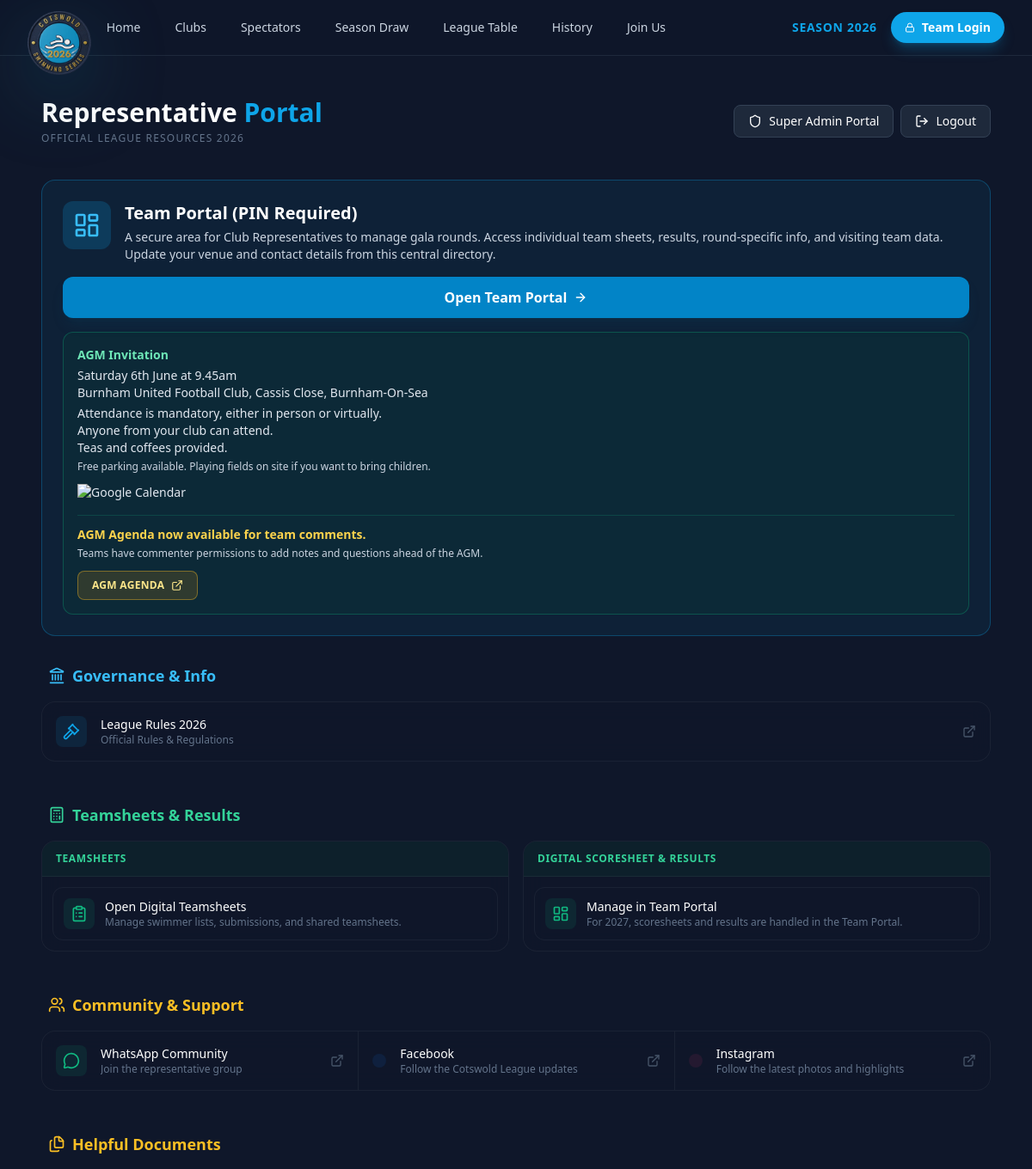
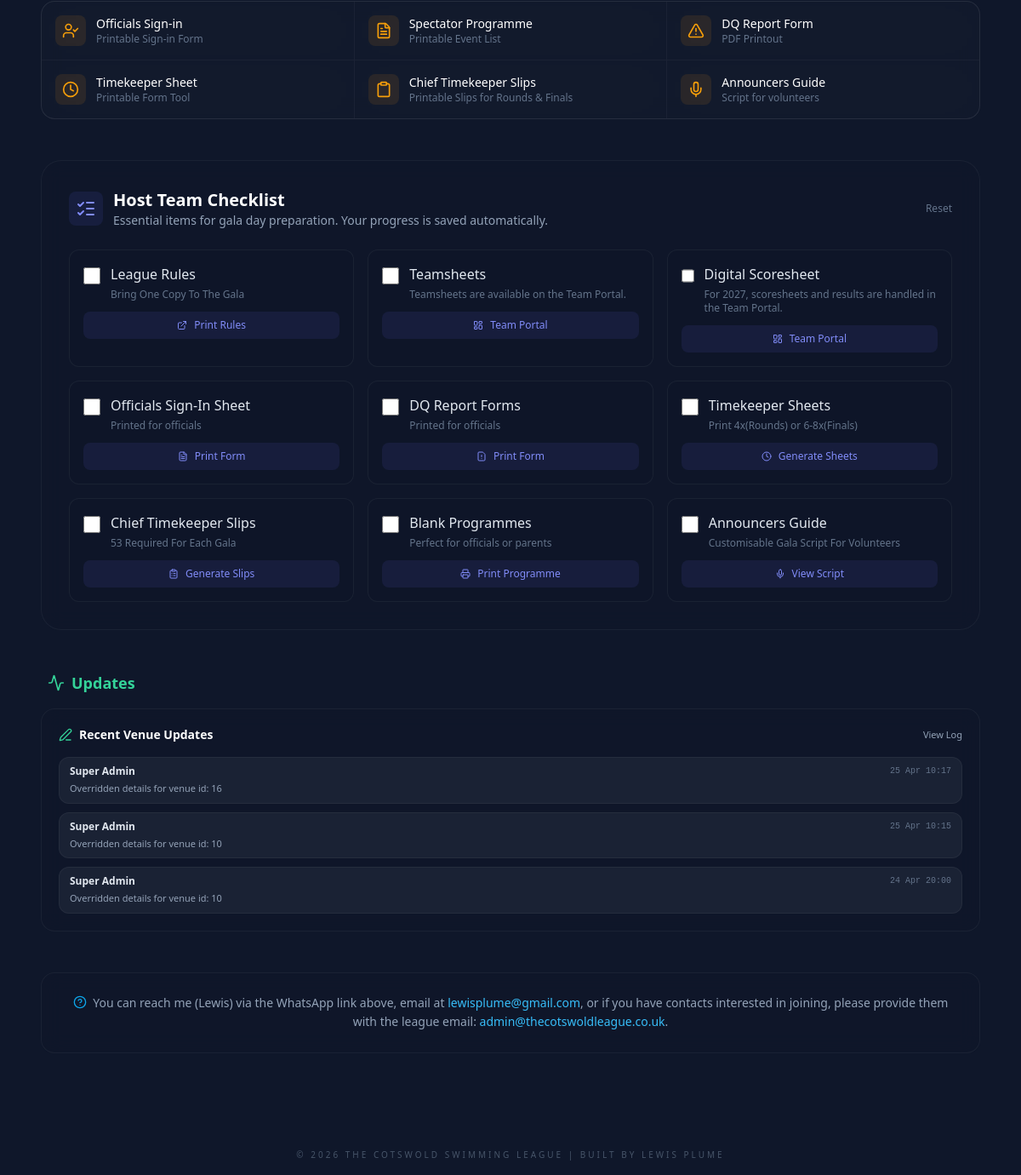
/admin.php (signed in), run on the app's committed database (2 pictures, top to bottom).
### tables this page shows
CREATE TABLE `audit_log` (
  `id` int(11) NOT NULL AUTO_INCREMENT,
  `club_name` varchar(100) NOT NULL,
  `action` varchar(255) NOT NULL,
  `change_details` text NOT NULL,
  `timestamp` datetime DEFAULT current_timestamp(),
  PRIMARY KEY (`id`)
);

### admin.php (the view, shortened to what the rows shown need)
<!DOCTYPE html>
<html lang="en">
<head>
    <script src="https://cdn.tailwindcss.com"></script>
</head>
<body class="text-white font-sans min-h-screen flex flex-col">
    <?php include 'nav.php'; ?>
    <div class="flex-grow flex flex-col items-center justify-center p-4">
        <?php if (!isset($_SESSION['logged_in'])): ?>
            <div id="loginScreen" class="max-w-md w-full text-center py-12">
                <div class="admin-card p-8 rounded-3xl shadow-2xl backdrop-blur-xl">
                    <h1 class="text-2xl font-bold mb-2 uppercase tracking-tight">Team Dashboard Access</h1>
                    <p class="text-slate-400 text-sm mb-6 leading-relaxed">Enter the league password to manage your club
                        profile, access digital teamsheets, and view official league documents. Need access? Please contact
                        your Club Representative or the League Administrator.</p>
                    <form method="POST" class="space-y-4">
                        <input type="password" name="password"
                            class="w-full bg-slate-900 border border-slate-700 rounded-xl py-3 px-4 text-white focus:outline-none focus:border-sky-500 transition-all placeholder-slate-600"
                            placeholder="Enter Password" required>
                        <button type="submit"
                            class="w-full swim-gradient text-white font-bold py-3 rounded-xl hover:opacity-90 transition-opacity shadow-lg">Login</button>
                        <?php if (isset($login_error)): ?>
                            <p class="text-red-400 text-xs font-medium">Incorrect password. Please try again.</p>
                            <?php
                        endif; ?>
                    </form>
                    <div class="mt-6 pt-6 border-t border-slate-700/50">
                        <a href="league_admin.php"
                            class="w-full bg-slate-800 hover:bg-slate-700 border border-slate-600 text-slate-300 text-sm font-bold py-2.5 rounded-xl transition-all flex items-center justify-center gap-2 group">
                            <i data-lucide="shield"
                                class="w-4 h-4 text-emerald-400 group-hover:scale-110 transition-transform"></i> Super Admin
                            Login
                        </a>
                    </div>
                </div>
            </div>
            <?php
        else: ?>
            <div id="protectedContent" class="w-full max-w-7xl my-8 px-4 sm:px-6 lg:px-8">
                <div class="flex flex-col md:flex-row justify-between items-center mb-10 gap-4 text-center md:text-left">
                    <div>
                        <h1 class="text-3xl font-bold">Representative <span class="text-sky-500">Portal</span></h1>
                    </div>
                </div>
                <div class="mb-8">
                    <div
                        class="p-6 bg-sky-900/20 border border-sky-500/30 rounded-2xl flex flex-col justify-between relative overflow-hidden group">
                        <div class="flex items-start gap-4 relative z-10 mb-4">
                            <div>
                                <h2 class="text-xl font-bold text-white">Team Portal (PIN Required)</h2>
                            </div>
                        </div>
                    </div>
                </div>
                <?php
                $recent_logs = [];
                $log_sql = "SELECT * FROM audit_log ORDER BY timestamp DESC LIMIT 3";
                $log_res = $conn->query($log_sql);
                if ($log_res && $log_res->num_rows > 0) {
                    while ($l = $log_res->fetch_assoc()) {
                        $recent_logs[] = $l;
                    }
                }
                ?>
                <div class="space-y-12">
                    <div class="space-y-4">
                        <h2 class="text-lg font-semibold flex items-center gap-2 px-2 text-sky-400">
                            <i data-lucide="landmark" class="w-5 h-5"></i> Governance & Info
                        </h2>
                    </div>
                    <div class="space-y-4">
                        <h2 class="text-lg font-semibold flex items-center gap-2 px-2 text-emerald-400">
                            <i data-lucide="calculator" class="w-5 h-5"></i> Teamsheets & Results
                        </h2>
                    </div>
                    <div class="space-y-4">
                        <h2 class="text-lg font-semibold flex items-center gap-2 px-2 text-amber-400">
                            <i data-lucide="users" class="w-5 h-5"></i> Community & Support
                        </h2>
                    </div>
                    <div class="space-y-4">
                        <h2 class="text-lg font-semibold flex items-center gap-2 px-2 text-amber-400">
                            <i data-lucide="files" class="w-5 h-5"></i> Helpful Documents
                        </h2>
                    </div>
                </div>
                <div class="mt-12 glass-panel p-8 rounded-3xl border border-white/5">
                    <div class="flex items-center gap-3 mb-6">
                        <div>
                            <h2 class="text-xl font-bold text-white">Host Team Checklist</h2>
                        </div>
                    </div>
                </div>
                <div class="mt-12 space-y-4">
                    <h2 class="text-lg font-semibold flex items-center gap-2 px-2 text-emerald-400">
                        <i data-lucide="activity" class="w-5 h-5"></i> Updates
                    </h2>
                    <div class="grid grid-cols-1 md:grid-cols-1 xl:grid-cols-1 gap-4">
                        <div class="glass-panel p-5 rounded-2xl border border-white/5">
                            <?php if (!empty($recent_logs)): ?>
                                <div class="space-y-2.5">
                                    <?php foreach ($recent_logs as $log): ?>
                                        <div class="rounded-xl border border-white/5 bg-white/5 px-3 py-2">
                                            <div class="flex justify-between items-start gap-2">
                                                <p class="text-xs font-semibold text-slate-200 truncate">
                                                    <?php echo htmlspecialchars($log['club_name']); ?>
                                                </p>
                                                <span
                                                    class="text-[10px] text-slate-500 font-mono flex-shrink-0"><?php echo date('d M H:i', strtotime($log['timestamp'])); ?></span>
                                            </div>
                                            <p class="text-[11px] text-slate-400 truncate mt-1">
                                                <?php echo htmlspecialchars($log['change_details']); ?>
                                            </p>
                                        </div>
                                    <?php endforeach; ?>
                                </div>
                            <?php else: ?>
                                <p class="text-xs text-slate-500">No recent venue changes logged.</p>
                            <?php endif; ?>
                        </div>
                    </div>
                </div>
            </div>
            <?php
        endif; ?>
    </div>
</body>
</html>

### data on the page
audit_log: club_name "Super Admin", timestamp "25 Apr 10:17", change_details "Overridden details for venue id: 16"
audit_log: club_name "Super Admin", timestamp "25 Apr 10:15", change_details "Overridden details for venue id: 10"
audit_log: club_name "Super Admin", timestamp "24 Apr 20:00", change_details "Overridden details for venue id: 10"

### other printed values
$navSeasonYear "2026"
$current_season_year "2026"
